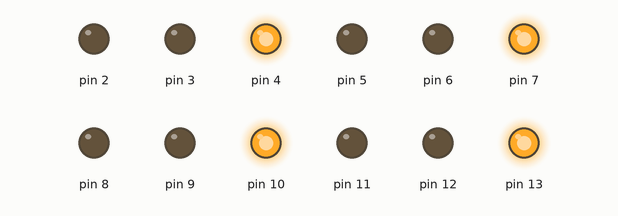
Simulated run of this sketch. Board: Arduino Uno, built with avr-gcc and run on an emulated ATmega328P. On the bench: output pins drawn as LEDs (lit = HIGH).

Above: at 0.1 s.
At 6.66 s:
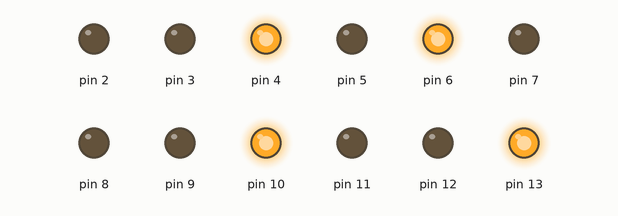
At 10.0 s:
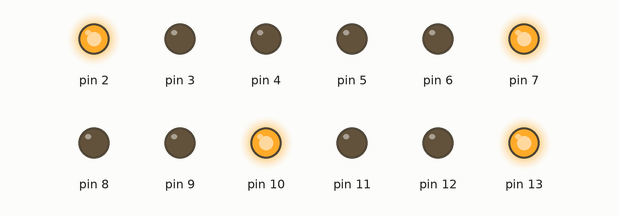
At 18.5 s:
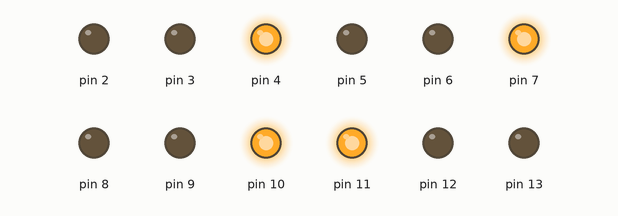
At 27.0 s:
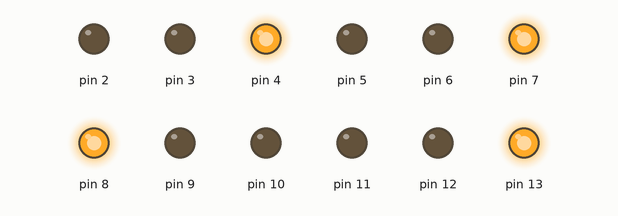
At 35.5 s:
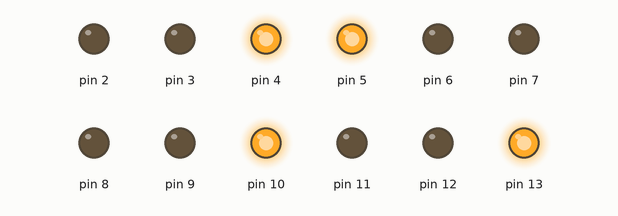
Timing chart, 0 to 37.0 s (numbered marks = the images above):
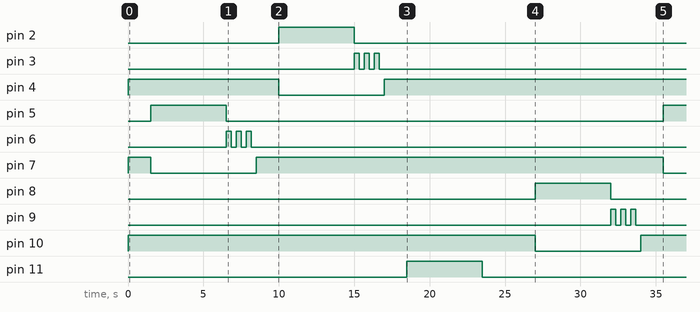

The sketch:

trafficLights.ino
```cpp
/*
  4 - Way Traffic Lights System
  Author: Andyka Zefanya Bramantyo

  Yellow Time: 2 seconds (3-time blinking)
  Green Time: 5 seconds
*/


int intersectionSouth[] = {13, 12, 11};
int intersectionWest[] = {10, 9, 8};
int intersectionNorth[] = {7, 6, 5};
int intersectionEast[] = {4, 3, 2};

void setup() {
  for (int i = 2; i <= 13; i++)
    pinMode(i, OUTPUT);
}

void loop() {
  setTrafficLight(intersectionNorth);
  setTrafficLight(intersectionEast);
  setTrafficLight(intersectionSouth);
  setTrafficLight(intersectionWest);
}

void setTrafficLight(int pin[]) {
  intersectionRed();
  delay(1500);

  digitalWrite(pin[0], LOW);
  digitalWrite(pin[2], HIGH);
  delay(5000);

  digitalWrite(pin[2], LOW);
  for (int i = 0; i < 3; i++){
    digitalWrite(pin[1], HIGH);
    delay(333);
    digitalWrite(pin[1], LOW);
    delay(333);
  }

  digitalWrite(pin[1], LOW);
  digitalWrite(pin[0], HIGH);
}

void intersectionRed() {
  digitalWrite(13, HIGH);
  digitalWrite(10, HIGH);
  digitalWrite(7, HIGH);
  digitalWrite(4, HIGH);
}
```

Measured:
- by itself, pin 2: LOW → HIGH at 10.0 s, → LOW 5.0 s later
- by itself, pin 3: LOW → HIGH at 15.0 s, → LOW 0.33 s later, → HIGH 0.33 s later, → LOW 0.33 s later, … (6 changes in this stretch)
- by itself, pin 4: LOW → HIGH at 0.00 s, → LOW 10.0 s later, → HIGH 7.0 s later
- by itself, pin 5: LOW → HIGH at 1.5 s, → LOW 5.0 s later, → HIGH 29.0 s later
- by itself, pin 6: LOW → HIGH at 6.5 s, → LOW 0.33 s later, → HIGH 0.33 s later, → LOW 0.33 s later, … (6 changes in this stretch)
- by itself, pin 7: LOW → HIGH at 0.00 s, → LOW 1.5 s later, → HIGH 7.0 s later, → LOW 27.0 s later
- by itself, pin 8: LOW → HIGH at 27.0 s, → LOW 5.0 s later
- by itself, pin 9: LOW → HIGH at 32.0 s, → LOW 0.33 s later, → HIGH 0.33 s later, → LOW 0.33 s later, … (6 changes in this stretch)
